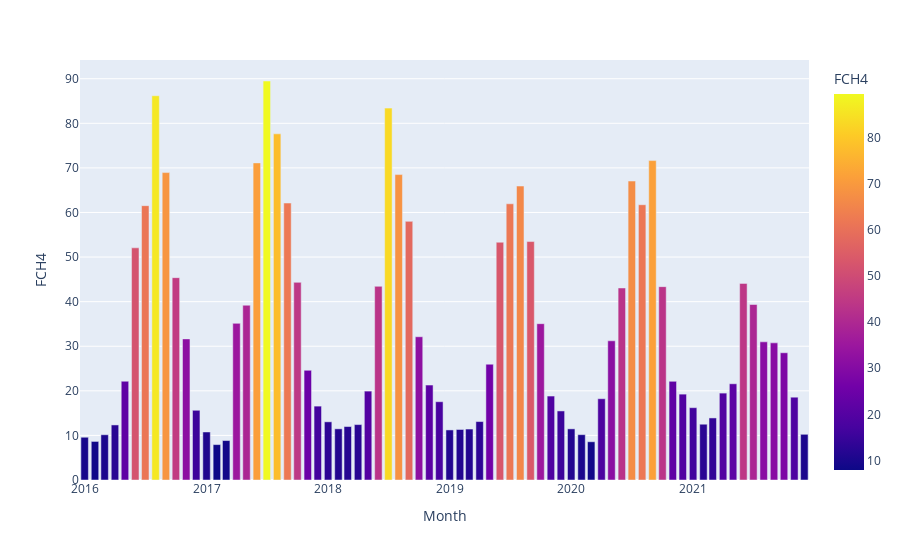

The notebook cell this image was saved under:
### Code cell
import plotly.express as px

fig = px.bar(sub2, x='Month',
y='FCH4', color='FCH4')
fig.show()
